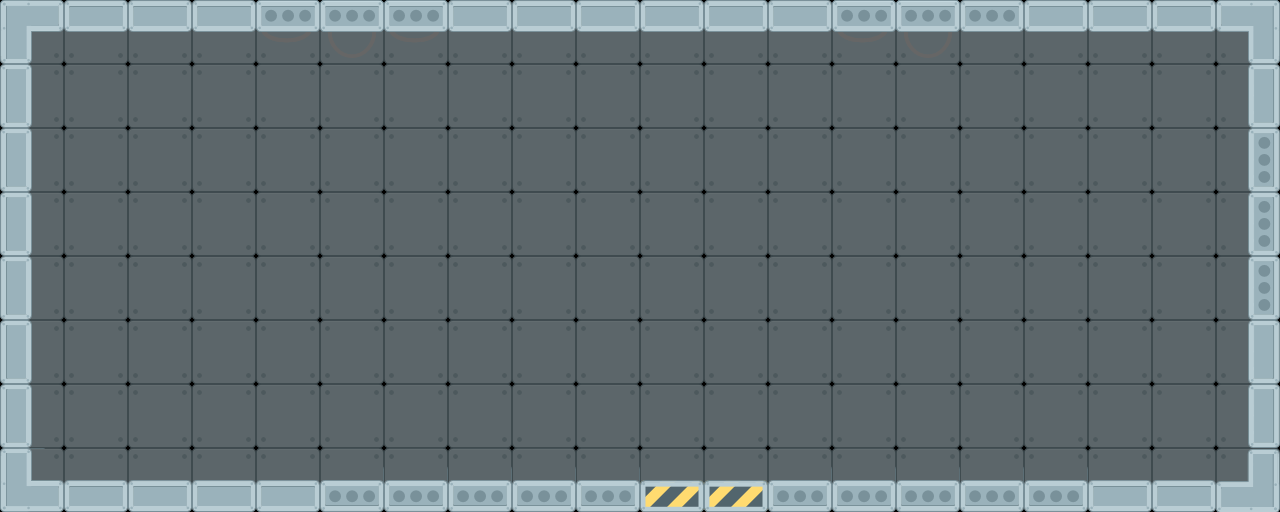

The image is a tile-based game level rendered from a .tmx file. Its description and source (layers, tilesets, objects; grid data summarised) follow:
An orthogonal 20x8 tile map with 64x64 px tiles, 2 tile layers (background, floor) and 17 objects (5x light_soft, 4x light_triangle).

<map version="1.0" orientation="orthogonal" renderorder="right-down" width="20" height="8" tilewidth="64" tileheight="64" nextobjectid="89">
 <tileset firstgid="1" name="tiles" tilewidth="64" tileheight="64" tilecount="128" columns="16">
  <image source="../tiles.png" width="1024" height="512" />
 </tileset>
 <layer name="background" width="20" height="8" opacity="0.5">
  <data>[160 cells, 160 non-empty, 1 distinct tile ids]</data>
 </layer>
 <layer name="floor" width="20" height="8">
  <data>[160 cells, 52 non-empty, 14 distinct tile ids]</data>
 </layer>
 <objectgroup name="obstacles">
  <object id="1" x="4" y="484" width="1243" height="34" />
  <object id="3" x="3" y="-2" width="1270" height="34" />
  <object id="4" x="1" y="3" width="27" height="490" />
  <object id="5" x="1247.67" y="25.6667" width="27" height="490" />
 </objectgroup>
 <objectgroup name="doors">
  <object id="7" x="640.667" y="284.667" width="128" height="192">
   <properties>
    <property name="levelId" value="10" />
   </properties>
  </object>
 </objectgroup>
 <objectgroup name="lights">
  <object id="60" name="light_triangle" x="192" y="128" width="64" height="64">
   <properties>
    <property name="alpha" value="0.15" />
    <property name="color" value="0xffffffff" />
    <property name="height" value="1000" />
    <property name="type" value="triangle" />
    <property name="width" value="300" />
   </properties>
  </object>
  <object id="65" name="light_triangle" x="448" y="128" width="64" height="64">
   <properties>
    <property name="alpha" value="0.15" />
    <property name="color" value="0xffffffff" />
    <property name="height" value="1000" />
    <property name="type" value="triangle" />
    <property name="width" value="300" />
   </properties>
  </object>
  <object id="66" name="light_triangle" x="704" y="128" width="64" height="64">
   <properties>
    <property name="alpha" value="0.15" />
    <property name="color" value="0xffffffff" />
    <property name="height" value="1000" />
    <property name="type" value="triangle" />
    <property name="width" value="300" />
   </properties>
  </object>
  <object id="77" name="light_soft" x="256" y="256" width="64" height="64">
   <properties>
    <property name="alpha" value="0.06" />
    <property name="color" value="0xffE0F7FA" />
    <property name="height" value="1000" />
    <property name="type" value="soft" />
    <property name="width" value="1000" />
   </properties>
  </object>
  <object id="79" name="light_soft" x="448" y="256" width="64" height="64">
   <properties>
    <property name="alpha" value="0.06" />
    <property name="color" value="0xffE0F7FA" />
    <property name="height" value="1000" />
    <property name="type" value="soft" />
    <property name="width" value="1000" />
   </properties>
  </object>
  <object id="80" name="light_soft" x="640" y="256" width="64" height="64">
   <properties>
    <property name="alpha" value="0.06" />
    <property name="color" value="0xffE0F7FA" />
    <property name="height" value="1000" />
    <property name="type" value="soft" />
    <property name="width" value="1000" />
   </properties>
  </object>
  <object id="81" name="light_soft" x="672.333" y="345.667" width="64" height="64">
   <properties>
    <property name="alpha" value="0.1" />
    <property name="color" value="0xffffffff" />
    <property name="height" value="500" />
    <property name="type" value="soft" />
    <property name="width" value="500" />
   </properties>
  </object>
  <object id="82" name="light_soft" x="830.667" y="256" width="64" height="64">
   <properties>
    <property name="alpha" value="0.06" />
    <property name="color" value="0xffE0F7FA" />
    <property name="height" value="700" />
    <property name="type" value="soft" />
    <property name="width" value="700" />
   </properties>
  </object>
  <object id="83" name="light_triangle" x="958.667" y="128" width="64" height="64">
   <properties>
    <property name="alpha" value="0.15" />
    <property name="color" value="0xffffffff" />
    <property name="height" value="1000" />
    <property name="type" value="triangle" />
    <property name="width" value="300" />
   </properties>
  </object>
 </objectgroup>
 <objectgroup name="boxes">
  <object id="84" x="273" y="351" width="128" height="128">
   <properties>
    <property name="enabled" value="true" />
   </properties>
  </object>
  <object id="86" x="1118" y="352" width="128" height="128">
   <properties>
    <property name="enabled" value="false" />
   </properties>
  </object>
  <object id="87" x="1118" y="224" width="128" height="128">
   <properties>
    <property name="enabled" value="false" />
   </properties>
  </object>
 </objectgroup>
</map>